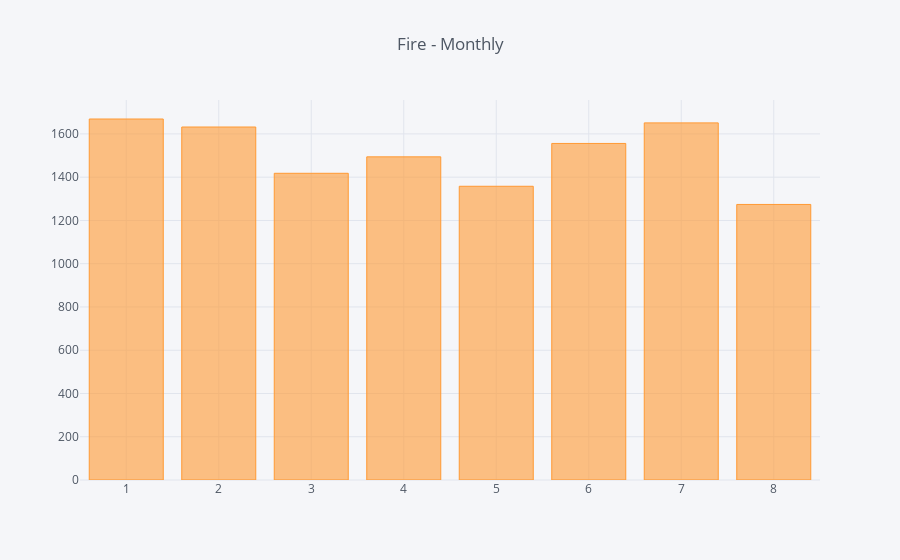

Notebook source saved alongside this figure:
### Code cell
#January and July seem to have the most fire 911 calls, why??
df[df['Reason']=="Fire"].groupby('Month').count()['zip'][0:8].iplot(kind='bar', title="Fire - Monthly")

### Figure 1 — Plotly figure (JSON) as saved in the notebook; plotly's stock layout.template omitted (floating-point values rounded to 4 significant figures)
{"data": [{"marker": {"color": "rgba(255, 153, 51, 0.6)", "line": {"color": "rgba(255, 153, 51, 1.0)", "width": 1}}, "name": "zip", "orientation": "v", "text": "", "type": "bar", "uid": "837ed245-b5f4-4b67-bed9-9a079eaf99fe", "x": [1, 2, 3, 4, 5, 6, 7, 8], "y": [1669, 1632, 1418, 1494, 1358, 1556, 1651, 1274]}], "layout": {"legend": {"bgcolor": "#F5F6F9", "font": {"color": "#4D5663"}}, "paper_bgcolor": "#F5F6F9", "plot_bgcolor": "#F5F6F9", "title": {"font": {"color": "#4D5663"}, "text": "Fire - Monthly"}, "xaxis": {"gridcolor": "#E1E5ED", "showgrid": true, "tickfont": {"color": "#4D5663"}, "title": {"font": {"color": "#4D5663"}, "text": ""}, "zerolinecolor": "#E1E5ED"}, "yaxis": {"gridcolor": "#E1E5ED", "showgrid": true, "tickfont": {"color": "#4D5663"}, "title": {"font": {"color": "#4D5663"}, "text": ""}, "zerolinecolor": "#E1E5ED"}}}
